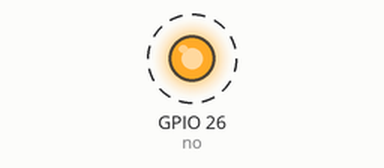
Simulated run of this program. Board: Raspberry Pi (BCM pin numbers). Shown: output pins drawn as LEDs (lit = HIGH). Dashed ring = blinking.

Above: at 0.5 s.
Timing chart, 0 to 4.6 s (numbered marks = the images above):
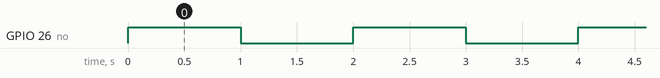

The program:

gpio.py
```python
import RPi.GPIO as GPIO
import time

# https://zhuanlan.zhihu.com/p/40594358
# https://shumeipai.nxez.com/raspberry-pi-pins-version-40

no = 26

GPIO.setmode(GPIO.BCM)
GPIO.setup(no,GPIO.OUT)

while True:
    GPIO.output(no,GPIO.HIGH)
    time.sleep(1)
    GPIO.output(no,GPIO.LOW)
    time.sleep(1)

GPIO.cleanup()
```

Measured:
- by itself, GPIO 26 (no): alternates HIGH for 1.0 s and LOW for 1.0 s
